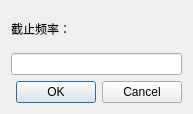
<?xml version="1.0" encoding="UTF-8"?>
<ui version="4.0">
 <class>lpDialog</class>
 <widget class="QDialog" name="lpDialog">
  <property name="geometry">
   <rect>
    <x>0</x>
    <y>0</y>
    <width>193</width>
    <height>114</height>
   </rect>
  </property>
  <property name="windowTitle">
   <string>Dialog</string>
  </property>
  <layout class="QVBoxLayout" name="verticalLayout">
   <item>
    <widget class="QLabel" name="label">
     <property name="text">
      <string>截止频率：</string>
     </property>
    </widget>
   </item>
   <item>
    <widget class="QLineEdit" name="lineEdit"/>
   </item>
   <item>
    <widget class="QDialogButtonBox" name="buttonBox">
     <property name="orientation">
      <enum>Qt::Horizontal</enum>
     </property>
     <property name="standardButtons">
      <set>QDialogButtonBox::Cancel|QDialogButtonBox::Ok</set>
     </property>
    </widget>
   </item>
  </layout>
 </widget>
 <resources/>
 <connections>
  <connection>
   <sender>buttonBox</sender>
   <signal>accepted()</signal>
   <receiver>lpDialog</receiver>
   <slot>accept()</slot>
   <hints>
    <hint type="sourcelabel">
     <x>248</x>
     <y>254</y>
    </hint>
    <hint type="destinationlabel">
     <x>157</x>
     <y>274</y>
    </hint>
   </hints>
  </connection>
  <connection>
   <sender>buttonBox</sender>
   <signal>rejected()</signal>
   <receiver>lpDialog</receiver>
   <slot>reject()</slot>
   <hints>
    <hint type="sourcelabel">
     <x>316</x>
     <y>260</y>
    </hint>
    <hint type="destinationlabel">
     <x>286</x>
     <y>274</y>
    </hint>
   </hints>
  </connection>
 </connections>
</ui>
